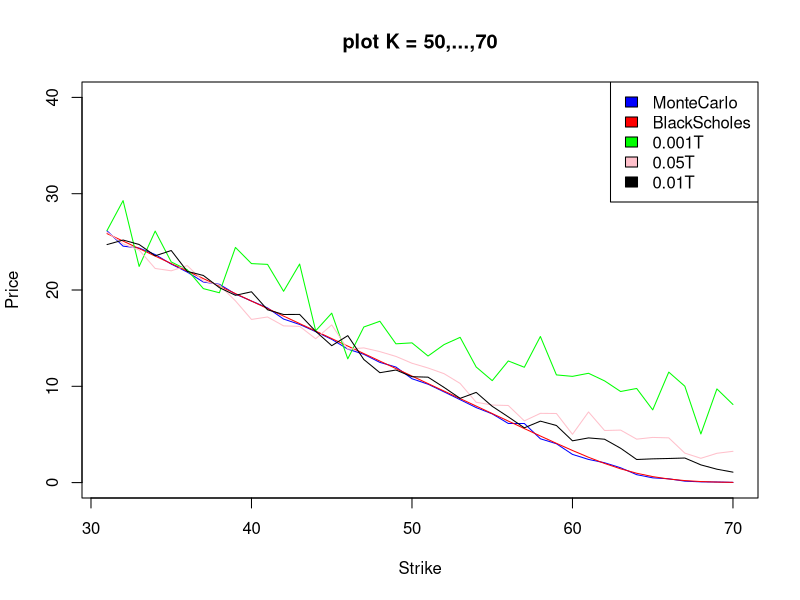

Generate this figure with R: (Note: a time limit stopped this script after it produced the figure.)
## ---- chunk 1
init_price <- 50
K <- 30
r<- 0.05
sigma <- 0.02
T <- 5
M <- 100
N <- 100
## ---- chunk 2
BS_V0 <- function(S_0, K, r, sigma, T){
  d1 <- (log(S_0/K) + (r + sigma^2/2)*T)/(sigma * sqrt(T)) 
  d2 <- (log(S_0/K) + (r - sigma^2/2)*T)/(sigma * sqrt(T)) 
  res <- S_0 * pnorm(d1) - K*pnorm(d2) * exp(-r * T)
  return(res)
}

deltaBS <- function(S_0, K, r, sigma, T){
  d1 <- (log(S_0/K) + (r + sigma^2/2)*T)/(sigma * sqrt(T)) 
  res <- pnorm(d1) 
  return(res)
}





MC_BSV0 <- function(S_0, K, r, sigma, T, N, M){
  payoff <- rep(0,M)
  for (i in 1:M){
    s <- S_0
    for (n in 1:N){
      s <- s + r*s*(T/N) + sigma * s * rnorm(1) * sqrt(T/N)
    }
    if (s>K){
      payoff[[i]] <- s-K
    } else{
      payoff[[i]] <- 0
    }
  }
  res <- (1 + r * (T/N))^-N * (mean(payoff))
  return (res)
}

MC_SV0 <- function(S_0, K, r, sigma_0, kappa, theta, miu, rho, lambda, T, N, M){
  payoff <- rep(0,M)
  for (i in 1:M){
    s <- S_0
    v<- sigma_0
    vols = rep(0,N)
    for (n in 1:N){
      gts = rnorm(1)
      gtv = rnorm(1)
      s <- s + r*s*(T/N) + sqrt(v) * s * gts * sqrt(T/N)
      v <- v + kappa*(theta-v)*(T/N) - v*lambda*(T/N) + miu*sqrt(v)*sqrt(T/N)*(rho*(gts) + sqrt(1-rho^2)*gtv)
      #vols[[n]] = v
    }
    #plot(c(1:N), vols,main = "vol evolution",ylab="Vols",xlab="Time",type="l")
    if (s>K){
      payoff[[i]] <- s-K
    } else{
      payoff[[i]] <- 0
    }
  }
  res <- (1 + r * (T/N))^-N * mean(payoff)
  return (res)
}

## ---- chunk 3
MC <- rep(0,40)
BS <- rep(0,40)
SV_10k <- rep(0,40)
SV_20k <- rep(0,40)
SV_30k <- rep(0,40)

for (i in 1:40){
  MC[[i]] <- MC_BSV0(init_price, K+i, r, sigma, T, M, N)
  BS[[i]] <- BS_V0(init_price, K+i, r, sigma, T)
  SV_10k[[i]] <- MC_SV0(init_price, K+i, r, sigma^2, 1, 0.1, 0.001 ,-0, 1, T, M, N)
  SV_20k[[i]] <- MC_SV0(init_price, K+i, r, sigma^2, 1 , 0.1, 0.001 ,-0, 10, T, M, N)
  SV_30k[[i]] <- MC_SV0(init_price, K+i, r, sigma^2, 1, 0.1, 0.001 ,-0, 20, T, M, N)
}

plot(c(31:70), MC, main = "plot K = 50,...,70", ylab = "Price", xlab="Strike", type = "l", col = "blue", ylim=c(0,40))
lines(31:70, BS, col = "red")
lines(31:70, SV_10k, col = "green")
lines(31:70, SV_20k, col = "pink")
lines(31:70, SV_30k, col = "black")
legend("topright",
       c("MonteCarlo","BlackScholes", "0.001T","0.05T","0.01T"),
       fill=c("blue","red", "green","pink","black"))
## ---- chunk 4
start <- Sys.time()
Ks <- c(30:50)
BS <- rep(0,length(Ks))
Hes <- rep(0,length(Ks))
for(i in 1:length(Ks)){
  K = Ks[[i]]
  BS[[i]] <- MC_BSV0(init_price, K, r, sigma, T, 1000,1000)
  Hes[[i]] <-  MC_SV0(init_price, K, r, sigma^2, 1, 0.1, 0.001 ,-0, 1, T, 1000, 1000)
}
end <- Sys.time()

end-start
